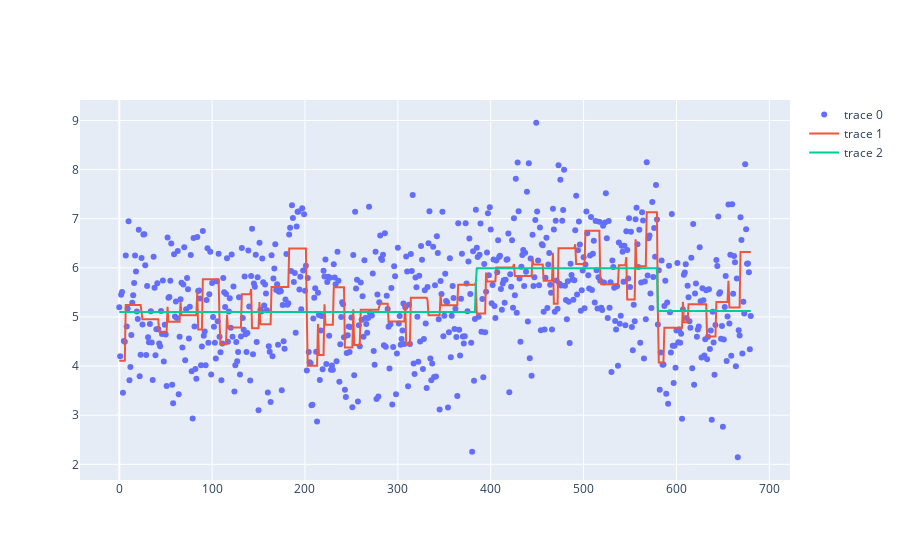

Notebook code cell kept with this figure:
### Code cell
fig = go.Figure()
#fig.add_trace(go.Scatter(x=df['location'], y=df['raw'], name='Raw Signal', mode='markers',marker=markers))
fig.add_trace(go.Scatter(y = X, mode = 'markers'))
fig.add_trace (go.Scatter (y = decomposition.generate_function_from_wavelets (coefficients, basis, l)))
ind = np.array([0,   1,3])
#allind = np.arange(len(basis))
fig.add_trace (go.Scatter (y =decomposition.generate_function_from_wavelets (coefficients[ind], [basis[i] for i in ind], l)))

### Figure 1 — Plotly figure (JSON) as saved in the notebook; plotly's stock layout.template omitted (floating-point values rounded to 4 significant figures; data arrays with more than 128 entries replaced by an {"elided": "..."} marker saying what was removed)
{"data": [{"mode": "markers", "type": "scatter", "y": {"elided": "681 float values"}}, {"type": "scatter", "y": {"elided": "681 float values"}}, {"type": "scatter", "y": {"elided": "681 float values"}}], "layout": {}}
